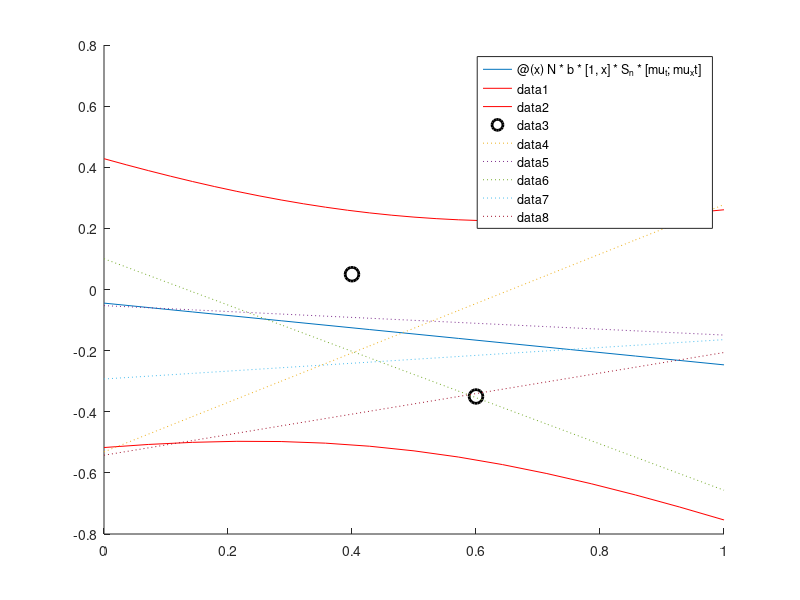

This chart was generated by the following MATLAB code:
data_x = [0.4 0.6]
data_t = [0.05, -0.35]

a = 2
b = 10

mu_x = mean(data_x);
mu_xx = mean(data_x.*data_x);

N = length(data_x);

S_invN = a*eye(2) + N*b*[1 mu_x; mu_x mu_xx]
S_n = inv(S_invN)

mu_t = mean(data_t)
mu_xt = mean(data_x.*data_t)

m = @(x) N*b*[1 x]*S_n*[mu_t;mu_xt]
s2 = @(x) inv(b) + [1 x]*S_n*[1; x]
sdp = @(x) (N*b*[1 x]*S_n*[mu_t;mu_xt])+(inv(b) + [1 x]*S_n*[1; x])^.5
sdm = @(x)  (N*b*[1 x]*S_n*[mu_t;mu_xt])-(inv(b) + [1 x]*S_n*[1; x])^.5

%%

hold on
fplot(m, [0 1])
fplot(sdp, [0 1], 'r')
fplot(sdm, [0 1], 'r')
plot(data_x,data_t,'o','MarkerEdgeColor','k','LineWidth',2, 'MarkerSize',10);
 
m_n = N*b*S_n*[mu_t; mu_xt];

samples = mvnrnd(m_n, S_n, 5);
w0 = samples(:,1)
w1 = samples(:,2)
y = @(x) w0' + w1'.*x

fplot(y, [0 1], ':') 
hold off
